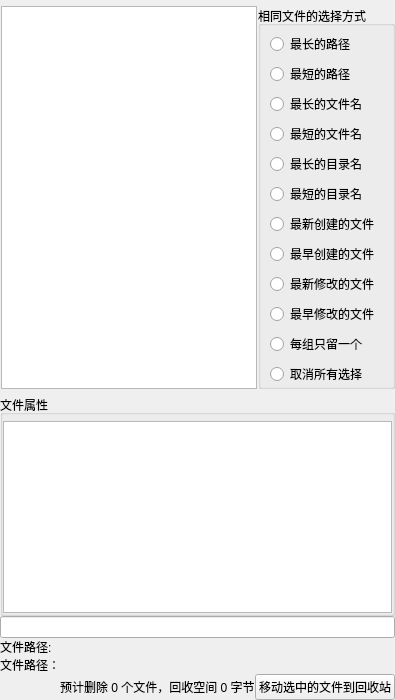
       <widget class="QWidget" name="tabResult">
        <attribute name="title">
         <string>比较结果</string>
        </attribute>
        <layout class="QVBoxLayout" name="verticalLayout_17">
         <property name="spacing">
          <number>0</number>
         </property>
         <property name="leftMargin">
          <number>0</number>
         </property>
         <property name="topMargin">
          <number>0</number>
         </property>
         <property name="rightMargin">
          <number>0</number>
         </property>
         <property name="bottomMargin">
          <number>0</number>
         </property>
         <item>
          <layout class="QHBoxLayout" name="horizontalLayout_24">
           <property name="spacing">
            <number>1</number>
           </property>
           <property name="leftMargin">
            <number>1</number>
           </property>
           <property name="topMargin">
            <number>6</number>
           </property>
           <property name="bottomMargin">
            <number>6</number>
           </property>
           <item>
            <widget class="QTreeView" name="treeViewResult"/>
           </item>
           <item>
            <widget class="QGroupBox" name="groupBoxSelectSameFile">
             <property name="title">
              <string>相同文件的选择方式</string>
             </property>
             <layout class="QVBoxLayout" name="verticalLayout_15">
              <property name="topMargin">
               <number>6</number>
              </property>
              <property name="rightMargin">
               <number>0</number>
              </property>
              <property name="bottomMargin">
               <number>0</number>
              </property>
              <item>
               <widget class="QRadioButton" name="radioButtonLongestFilePath">
                <property name="text">
                 <string>最长的路径</string>
                </property>
               </widget>
              </item>
              <item>
               <widget class="QRadioButton" name="radioButtonShortestFilePath">
                <property name="text">
                 <string>最短的路径</string>
                </property>
               </widget>
              </item>
              <item>
               <widget class="QRadioButton" name="radioButtonLongestFileName">
                <property name="text">
                 <string>最长的文件名</string>
                </property>
               </widget>
              </item>
              <item>
               <widget class="QRadioButton" name="radioButtonShortestFileName">
                <property name="text">
                 <string>最短的文件名</string>
                </property>
               </widget>
              </item>
              <item>
               <widget class="QRadioButton" name="radioButtonLongestDirName">
                <property name="text">
                 <string>最长的目录名</string>
                </property>
               </widget>
              </item>
              <item>
               <widget class="QRadioButton" name="radioButtonShortestDirName">
                <property name="text">
                 <string>最短的目录名</string>
                </property>
               </widget>
              </item>
              <item>
               <widget class="QRadioButton" name="radioButtonNewestCreateTime">
                <property name="text">
                 <string>最新创建的文件</string>
                </property>
               </widget>
              </item>
              <item>
               <widget class="QRadioButton" name="radioButtonOldestCreateTime">
                <property name="text">
                 <string>最早创建的文件</string>
                </property>
               </widget>
              </item>
              <item>
               <widget class="QRadioButton" name="radioButtonNewestModifyTime">
                <property name="text">
                 <string>最新修改的文件</string>
                </property>
               </widget>
              </item>
              <item>
               <widget class="QRadioButton" name="radioButtonOldestModifyTime">
                <property name="text">
                 <string>最早修改的文件</string>
                </property>
               </widget>
              </item>
              <item>
               <widget class="QRadioButton" name="radioButtonLeftOnlyOne">
                <property name="text">
                 <string>每组只留一个</string>
                </property>
               </widget>
              </item>
              <item>
               <widget class="QRadioButton" name="radioButtonCancelAll">
                <property name="text">
                 <string>取消所有选择</string>
                </property>
               </widget>
              </item>
             </layout>
            </widget>
           </item>
          </layout>
         </item>
         <item>
          <widget class="QGroupBox" name="groupBoxSelectFileAttribute">
           <property name="title">
            <string>文件属性</string>
           </property>
           <layout class="QVBoxLayout" name="verticalLayout_16">
            <property name="spacing">
             <number>0</number>
            </property>
            <property name="leftMargin">
             <number>0</number>
            </property>
            <property name="topMargin">
             <number>6</number>
            </property>
            <property name="rightMargin">
             <number>0</number>
            </property>
            <property name="bottomMargin">
             <number>0</number>
            </property>
            <item>
             <widget class="QTreeView" name="treeViewSelectFileAttribute"/>
            </item>
           </layout>
          </widget>
         </item>
         <item>
          <widget class="QLineEdit" name="lineEditFilePath"/>
         </item>
         <item>
          <widget class="QLabel" name="labelFilePath">
           <property name="text">
            <string>文件路径:</string>
           </property>
          </widget>
         </item>
         <item>
          <widget class="QLabel" name="labelFilePathTip">
           <property name="text">
            <string>文件路径：</string>
           </property>
          </widget>
         </item>
         <item>
          <layout class="QHBoxLayout" name="horizontalLayout_25">
           <item>
            <spacer name="horizontalSpacer_11">
             <property name="orientation">
              <enum>Qt::Horizontal</enum>
             </property>
             <property name="sizeHint" stdset="0">
              <size>
               <width>40</width>
               <height>20</height>
              </size>
             </property>
            </spacer>
           </item>
           <item>
            <widget class="QLabel" name="labelSizeTip">
             <property name="text">
              <string>预计删除 0 个文件，回收空间 0 字节</string>
             </property>
            </widget>
           </item>
           <item>
            <widget class="QPushButton" name="pushButtonDelete">
             <property name="text">
              <string>移动选中的文件到回收站</string>
             </property>
            </widget>
           </item>
          </layout>
         </item>
        </layout>
       </widget>
